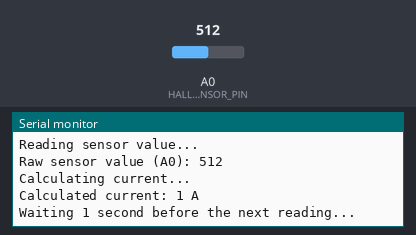
The sketch below on a simulated Arduino Uno, built with avr-gcc and run on an emulated ATmega328P. On the bench: the last lines printed to the serial monitor. The inputs (shaded band) are chosen by the test bench; at power-on: A0 (HALL_CURRENT_SENSOR_PIN) = 512.

Above: at 1.8 s.
1.9 s: A0 (HALL_CURRENT_SENSOR_PIN) set to 716
At 2.9 s:
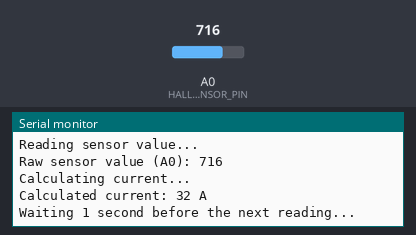
3.4 s: A0 (HALL_CURRENT_SENSOR_PIN) set to 900
At 4.4 s:
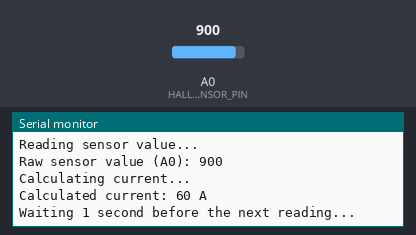
Timing chart, 0 to 6.4 s (numbered marks = the images above; inputs shaded):
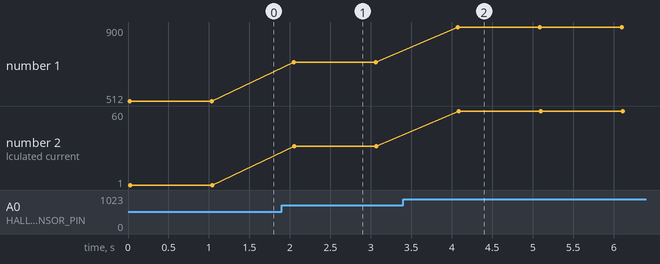

Measured:
- after the input at 1.9 s, the serial monitor: prints a new line after 0.15 s (image 1)
- after the input at 3.4 s, the serial monitor: prints a new line after 0.68 s (image 2)
- plotted number 1: 512 → 716 after the input at 1.9 s, 716 → 900 after the input at 3.4 s
- plotted number 2: 1 → 32 after the input at 1.9 s, 32 → 60 after the input at 3.4 s

The sketch:

hallsensor.ino
```cpp
#include <Arduino.h>

// Define the pin for the Hall effect current sensor
const int HALL_CURRENT_SENSOR_PIN = A0;  // Analog pin A0 for Hall current sensor input

void setup() {
  Serial.begin(57600);

  // Debug: Serial connection initialization
  while (!Serial) {
    ; // Wait for serial port to connect (useful for native USB boards)
  }

  // Debug: Initializing Hall effect sensor
  Serial.println("Initializing Hall effect current sensor...");

  // Set up Hall effect current sensor
  pinMode(HALL_CURRENT_SENSOR_PIN, INPUT);

  // Debug: Sensor initialized successfully
  Serial.println("Hall effect current sensor initialized.");
}

void loop() {
  // Debug: Start reading sensor value
  Serial.println("Reading sensor value...");

  // Read the raw sensor value
  int readA0 = analogRead(HALL_CURRENT_SENSOR_PIN);

  // Debug: Print the raw sensor value
  Serial.print("Raw sensor value (A0): ");
  Serial.println(readA0);

  // Debug: Start calculating current
  Serial.println("Calculating current...");

  // Calculate current using the provided formula
  int current = (readA0 - 505) * 78 / 512;

  // Debug: Print the calculated current value
  Serial.print("Calculated current: ");
  Serial.print(current);  // Current value is now an integer
  Serial.println(" A");

  // Debug: Delay before next reading
  Serial.println("Waiting 1 second before the next reading...");

  delay(1000);  // Update every second
}
```
